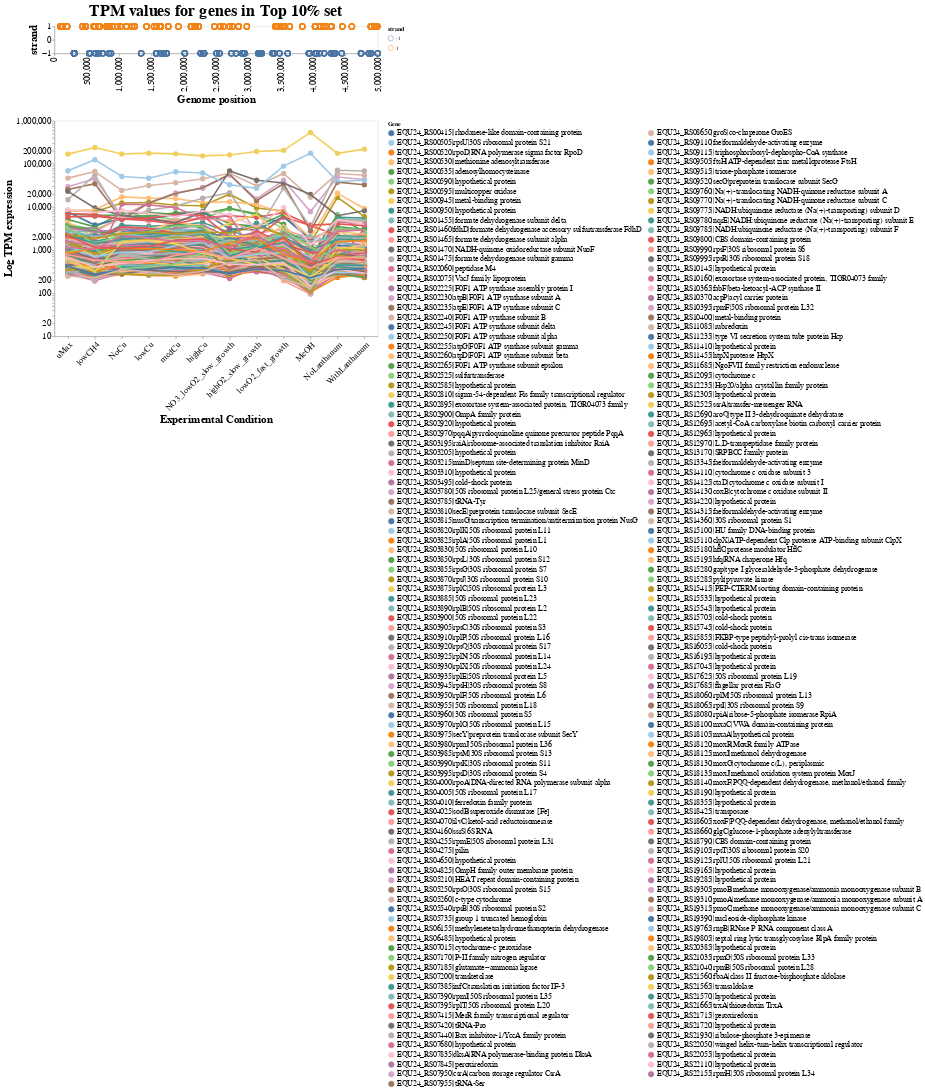

Notebook code cell kept with this figure:
### Code cell
multi_plot(df_10, '10')

### Figure 1 — Vega-Lite specification as saved in the notebook (floating-point values rounded to 4 significant figures; data arrays with more than 128 entries replaced by an {"elided": "..."} marker saying what was removed)
{"config": {"view": {"continuousWidth": 400, "continuousHeight": 300}, "axis": {"grid": false, "labelFontSize": 16, "titleFontSize": 20}, "title": {"fontSize": 30}}, "vconcat": [{"mark": {"type": "point", "opacity": 0.5, "size": 100}, "encoding": {"color": {"type": "nominal", "field": "strand"}, "tooltip": [{"type": "ordinal", "field": "locus_tag"}, {"type": "nominal", "field": "product"}, {"type": "quantitative", "field": "pos"}, {"type": "nominal", "field": "strand"}], "x": {"type": "quantitative", "axis": {"labelAngle": 270, "title": "Genome position"}, "field": "pos"}, "y": {"type": "quantitative", "field": "strand"}}, "height": 50, "selection": {"selector009": {"type": "interval", "encodings": ["x"]}}, "title": "TPM values for genes in Top 10% set", "width": 600}, {"layer": [{"mark": "circle", "encoding": {"color": {"type": "nominal", "field": "desc_string", "legend": {"columns": 2, "labelFontSize": 14, "labelLimit": 0, "orient": "right", "symbolLimit": 200, "title": "Gene"}, "scale": {"scheme": "tableau20"}}, "opacity": {"condition": {"value": 1, "selection": {"or": [{"or": ["selector009", "selector011"]}, "selector010"]}}, "value": 0.2}, "size": {"condition": {"value": 100, "selection": {"or": [{"or": ["selector009", "selector011"]}, "selector010"]}}, "value": 3}, "tooltip": [{"type": "nominal", "field": "locus_tag"}, {"type": "nominal", "field": "product"}, {"type": "nominal", "field": "exp_condition"}, {"type": "quantitative", "field": "mean_exp"}], "x": {"type": "nominal", "axis": {"labelAngle": 315, "labelLimit": 0, "title": "Experimental Condition"}, "field": "exp_condition_order", "sort": {"field": "exp_condition_order:N", "op": "count"}}, "y": {"type": "quantitative", "axis": {"title": "Log TPM expression"}, "field": "mean_exp", "scale": {"type": "log"}}}, "height": 400, "selection": {"selector011": {"type": "multi", "fields": ["desc_string"], "bind": "legend"}, "selector010": {"type": "single", "on": "mousemove", "fields": ["desc_string"], "nearest": true}}, "width": 600}, {"mark": "line", "encoding": {"color": {"type": "nominal", "field": "desc_string", "legend": {"columns": 2, "labelFontSize": 14, "labelLimit": 0, "orient": "right", "symbolLimit": 200, "title": "Gene"}, "scale": {"scheme": "tableau20"}}, "opacity": {"condition": {"value": 1, "selection": {"or": [{"or": ["selector009", "selector011"]}, "selector010"]}}, "value": 0.5}, "size": {"condition": {"value": 3, "selection": {"or": [{"or": ["selector009", "selector011"]}, "selector010"]}}, "value": 1}, "tooltip": [{"type": "nominal", "field": "locus_tag"}, {"type": "nominal", "field": "product"}, {"type": "nominal", "field": "exp_condition"}, {"type": "quantitative", "field": "mean_exp"}], "x": {"type": "nominal", "axis": {"labelAngle": 315, "labelLimit": 0, "title": "Experimental Condition"}, "field": "exp_condition_order", "sort": {"field": "exp_condition_order:N", "op": "count"}}, "y": {"type": "quantitative", "axis": {"title": "Log TPM expression"}, "field": "mean_exp", "scale": {"type": "log"}}}, "selection": {"selector012": {"type": "interval", "bind": "scales", "encodings": ["x", "y"]}}}]}], "data": {"name": "data-6d6ca1315b015eb747787bbe760d9808"}, "resolve": {"scale": {"color": "independent"}}, "$schema": "https://vega.github.io/schema/vega-lite/v4.0.2.json", "datasets": {"data-6d6ca1315b015eb747787bbe760d9808": {"elided": "2364 records"}}}
